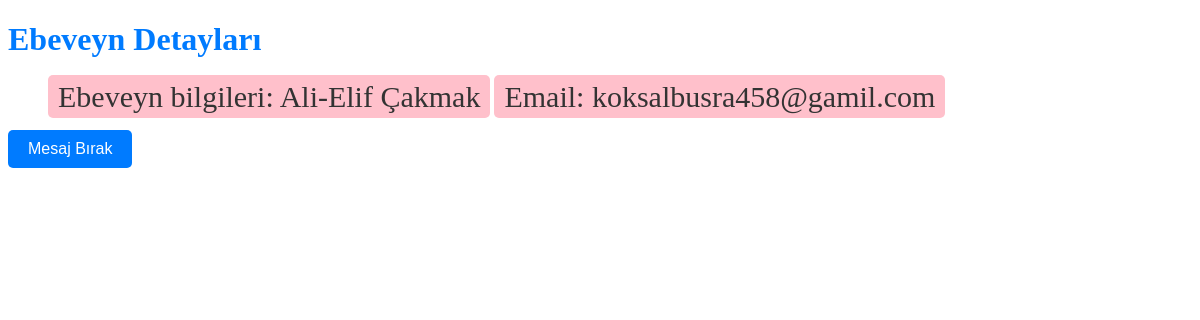
/Ebeveyn_iletisim/1, run on the app's committed database.
### babyincubator/models.py (models this page shows)
class Babys(models.Model):
   bebek_adi  = models.CharField(max_length=100)
   aciklama= models.TextField()
   resim=models.CharField(max_length=100)
   anasayfa=models.BooleanField(default=False)
   parent = models.ForeignKey(Parents, on_delete=models.CASCADE, related_name='babies',default=1)

class Parents(models.Model):
  ebeveyn_bilgi= models.CharField(max_length=250)
  ebeveyn_iletisim= models.EmailField()

### babyincubator/views.py (the view)
# urls.py: path("Ebeveyn_iletisim/<int:parent_id>", views.Ebeveyn_iletisim, name="Ebeveyn_iletisim"),
def Ebeveyn_iletisim(request, parent_id):
    data= {
        "parent": Parents.objects.get(id=parent_id)
    }
    return render(request, 'Ebeveyn_iletisim.html',data)

### babyincubator/templates/Ebeveyn_iletisim.html (shortened to what this page needs)
<!DOCTYPE html>
<html lang="en">
<head>
</head>
<body>
    <h1 class="h1">Ebeveyn Detayları</h1>
  <ul>
    {% for baby in parent.babies.all %}
        {% if baby.id == parent.id %}
        <div class="parent-info">
            <span class="parent-detail">Ebeveyn bilgileri: {{ parent.ebeveyn_bilgi }}</span>
            <span class="parent-detail">Email: {{ parent.ebeveyn_iletisim }}</span>
        </div>
        {% endif %}
    {% endfor %}
  </ul>
  <button class="custom-btn" type="submit">Mesaj Bırak</button>
</body>
</html>

### babyincubator/templates/Ebeveyn_iletisim.html (style rules this page uses)
.parent-info { margin-top: 20px; }
.parent-detail { background-color: #FFC0CB; padding: 5px 10px; border-radius: 5px; font-size: 30px; color: #333; }
.custom-btn { background-color: #007bff; color: #fff; padding: 10px 20px; font-size: 16px; border: none; border-radius: 5px; }
.h1 { color:#007bff; }

### data on the page
Parents: ebeveyn_bilgi "Ali-Elif Çakmak", ebeveyn_iletisim "koksalbusra458@gamil.com"
